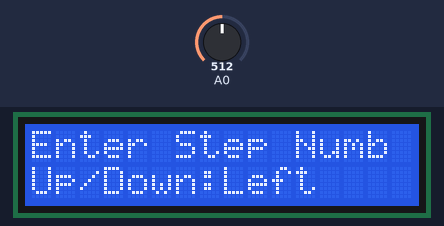
Simulated run of this sketch. Board: Arduino Uno, built with avr-gcc and run on an emulated ATmega328P. Shown: 16×2 character LCD. The test bench sets the inputs (shaded band); at power-on: A0 = 512.

Above: at 1.2 s.
1.3 s: A0 set to 587
2.8 s: A0 set to 609
At 4.1 s:
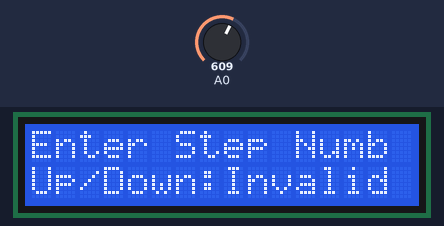
4.4 s: A0 set to 511
At 5.6 s:
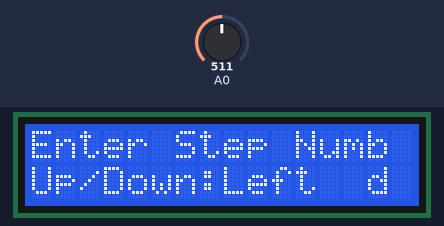
5.9 s: A0 set to 415
7.4 s: A0 set to 385
At 7.7 s:
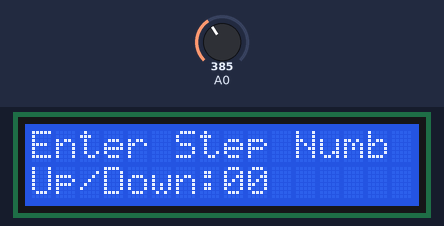
8.9 s: A0 set to 65
At 9.08 s:
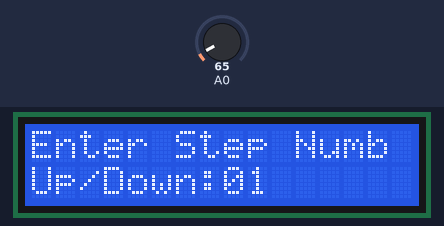
10.5 s: A0 set to 53
At 11.2 s:
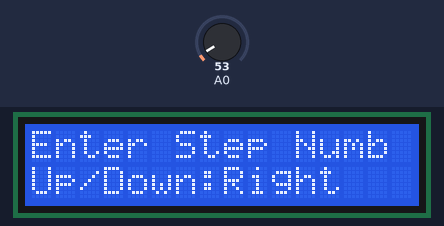
Timing chart, 0 to 13.0 s (numbered marks = the images above; inputs shaded):
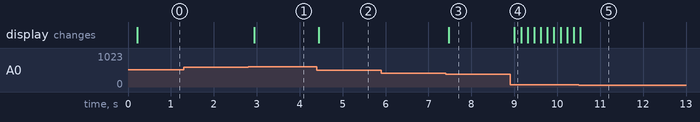

Measured:
- the behaviour switches between 599 and 600 on A0 (found by bisection; images 0 and 1)
- the behaviour switches between 400 and 399 on A0 (found by bisection; images 2 and 3)
- the behaviour switches between 60 and 59 on A0 (found by bisection; images 4 and 5)
- after the input at 1.3 s, every drawn part: stays the same
- after the input at 2.8 s, the display: changes after 0.14 s (image 1)
- after the input at 4.4 s, the display: changes after 0.05 s (image 2)
- after the input at 5.9 s, every drawn part: stays the same
- after the input at 7.4 s, the display: changes after 0.07 s (image 3)
- after the input at 8.9 s, the display: changes after 0.10 s (image 4)
- after the input at 10.5 s, the display: changes at once (image 5)

The sketch:

LCDScreenCounter.ino
```cpp
// Importing external libraries
#include <LiquidCrystal.h>

//Defining global variables
//The Step Value
int stpValue = 0;
//The Number which we Increase/Decrease
int counter = 0;
// Condition to override default arduino loop
int condition = 1;
//Variables which store Numbers in 2 digits format
char digitStpValue[5];
char digitCounter[5];

//LCD pins to Arduino
const int pin_RS = 8;
const int pin_EN = 9;
const int pin_d4 = 4;
const int pin_d5 = 5;
const int pin_d6 = 6;
const int pin_d7 = 7;
const int pin_BL = 10;
LiquidCrystal lcd( pin_RS,  pin_EN,  pin_d4,  pin_d5,  pin_d6,  pin_d7);

//Functions Section
//Display the Step number in 2 digits format
void display2digitsSTP() {
  //Store the Step value in integer array
  sprintf(digitStpValue, "%02d", stpValue);
  lcd.print (digitStpValue);
}
//Display the Posotive Counter Number in 2 digits
void display2digitsCounter() {
  sprintf(digitCounter, "%02d", counter);
  lcd.print (digitCounter);
}

//Display the Negative Counter Number in 2 digits
void display2digitsNegativeCounter() {
  //The Negative sign takes 1 more place (%o3d) instead of (%02d)
  sprintf(digitCounter, "%03d", counter);
  lcd.print (digitCounter);
}

//Clears specific places in the LCD
void clearLCD() {
  for (int i = 8; i < 15; ++i)
  {
    lcd.setCursor(i, 1);
    lcd.print(" ");
    lcd.setCursor(8, 1);
  }
}

//User choose and Store the Step Value
void selectStep() {
  int x;
  while (true) {
  	//Delay helps button press to be more Accurate
    delay(150);
    x = analogRead(0);
    lcd.setCursor(8, 1);
    //Right
    if (x < 60) {
      lcd.print ("Right ");
    }

    // Up
    //Increase Step Value by One and Display it
    else if (x < 200) {
      clearLCD();
      stpValue += 1;
      display2digitsSTP();
    }

    //Down
    //Decrease Step Value by One and Display it
    else if (x < 400) {
      clearLCD();
      //User can't pick Step Value below "0" because it must be a Positive Number
      if ((stpValue -= 1) < 0) {
        stpValue = 0;
      }
      display2digitsSTP();
    }

    // Left
    else if (x < 600) {
      lcd.print ("Left  ");
    }

    //Select
    else if (x < 800) {
	  //If the user wants to select a Step Value of Zero print "Invalid"
      if (stpValue == 0)
      {
        lcd.print("Invalid");
      } else {
        condition = 0;
        break;
      }
    }
  }
}

void setup() {
  //Defines the LCD Size
  lcd.begin(16, 2);
  //Code i.e. to Set Cursor on the LCD screen
  //lcd.setCursor(x, y);
  lcd.setCursor(0, 0);
  lcd.print("Enter Step Numb");
  lcd.setCursor(0, 1);
  lcd.print("Up/Down:");
  lcd.setCursor(8, 1);
  display2digitsSTP();
}

void loop() {
  //Checks if the user selected a Step Number yet
  if (condition == 1)
  {
  	//If No Redirect him to Select Step function
    selectStep();
  } else {
    //if the usr selected the Step Number Direct him to the Scoreboard
    lcd.setCursor(0, 0);
    lcd.print("Step up/down: ");
    display2digitsSTP();
    lcd.setCursor(0, 1);
    lcd.print("Number: ");
    lcd.setCursor(9, 1);
    clearLCD();
    if(counter<0){
    display2digitsNegativeCounter();}
    else display2digitsCounter();

    delay(140);
    int button = analogRead(0);
    //Step Up
    if (button < 200) {
      counter += stpValue;
      //Step Down
    } else if (button < 400) {
      counter -= stpValue;
    }

  }

}
```
